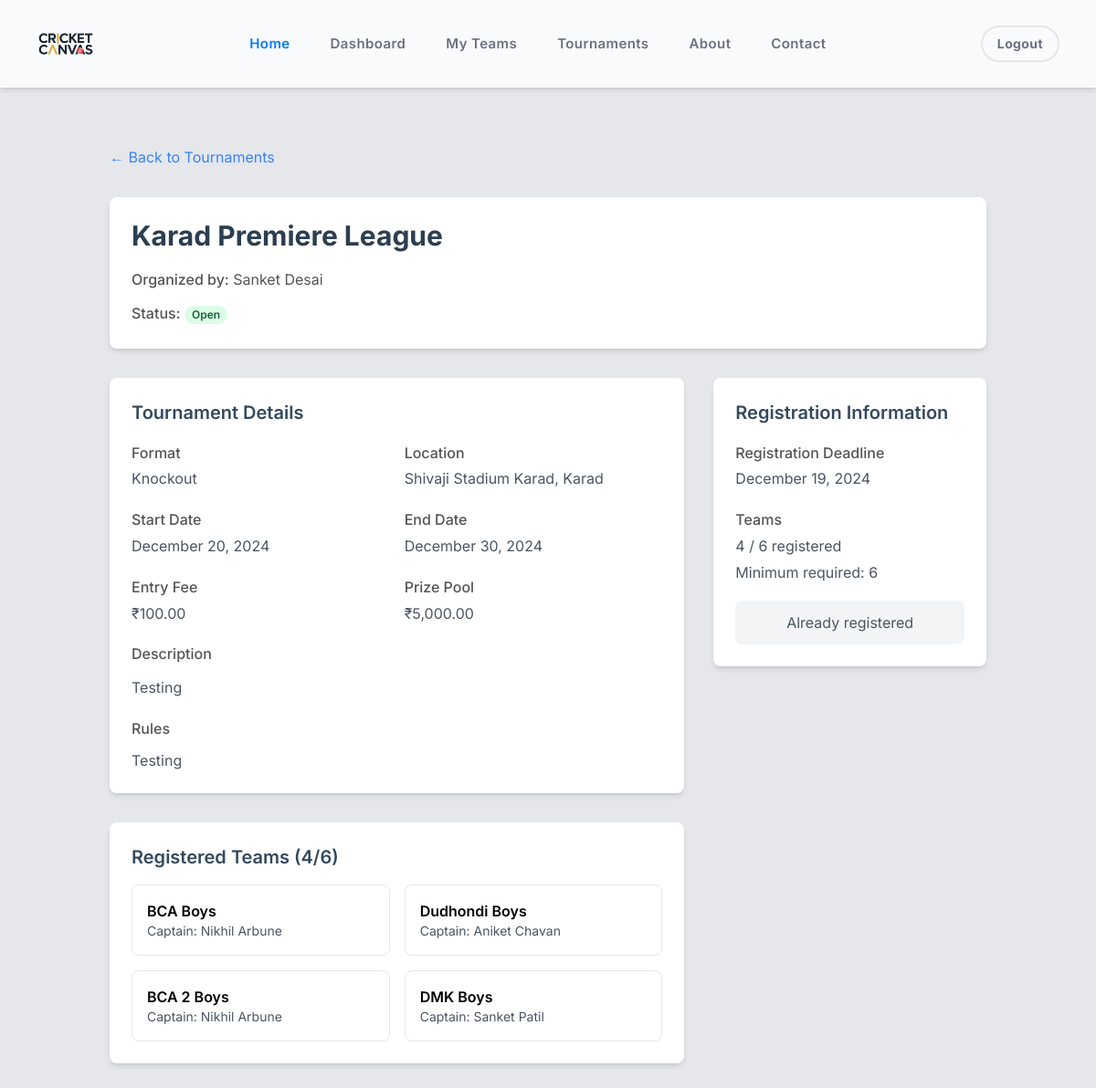
The app's page /tournaments/details.php?id=2 (signed in) with its own data.
### tables this page shows
CREATE TABLE `tournaments` (
  `tournament_id` int(11) NOT NULL,
  `tournament_name` varchar(100) NOT NULL,
  `organizer_id` int(11) NOT NULL,
  `start_date` date DEFAULT NULL,
  `end_date` date DEFAULT NULL,
  `max_teams` int(11) DEFAULT NULL,
  `format` enum('knockout','league','group_stage') NOT NULL,
  `status` enum('draft','open','registration_closed','ongoing','completed') DEFAULT 'draft',
  `description` text DEFAULT NULL,
  `registration_deadline` date NOT NULL,
  `min_teams` int(11) DEFAULT 4,
  `venue` varchar(100) DEFAULT NULL,
  `city` varchar(50) DEFAULT NULL,
  `entry_fee` decimal(10,2) DEFAULT 0.00,
  `prize_pool` decimal(10,2) DEFAULT 0.00,
  `rules` text DEFAULT NULL,
  `created_at` timestamp NOT NULL DEFAULT current_timestamp(),
  `payment_qr` varchar(255) DEFAULT NULL
);

CREATE TABLE `users` (
  `user_id` int(11) NOT NULL,
  `username` varchar(50) NOT NULL,
  `email` varchar(100) NOT NULL,
  `password` varchar(255) NOT NULL,
  `role` enum('player','organizer','admin') NOT NULL,
  `is_active` tinyint(1) NOT NULL DEFAULT 1,
  `created_at` timestamp NOT NULL DEFAULT current_timestamp()
);

CREATE TABLE `teams` (
  `team_id` int(11) NOT NULL,
  `team_name` varchar(100) NOT NULL,
  `captain_id` int(11) DEFAULT NULL,
  `created_at` timestamp NOT NULL DEFAULT current_timestamp(),
  `logo` varchar(255) DEFAULT NULL,
  `home_ground` varchar(100) DEFAULT NULL,
  `city` varchar(50) DEFAULT NULL,
  `established_date` date DEFAULT NULL,
  `description` text DEFAULT NULL,
  `contact_email` varchar(100) DEFAULT NULL,
  `contact_phone` varchar(20) DEFAULT NULL,
  `max_members` int(11) DEFAULT 15,
  `team_status` enum('active','inactive') DEFAULT 'active'
);

### tournaments/details.php (the view, shortened to what this page needs)
<?php
require_once '../config/database.php';
$tournament_id = $_GET['id'] ?? null;
$stmt = $pdo->prepare("
    SELECT t.*,
           u.username as organizer_name,
           (SELECT COUNT(*) FROM tournament_teams WHERE tournament_id = t.tournament_id AND status = 'approved') as registered_teams
    FROM tournaments t
    JOIN users u ON t.organizer_id = u.user_id
    WHERE t.tournament_id = ?
");
$stmt->execute([$tournament_id]);
$tournament = $stmt->fetch();
$stmt = $pdo->prepare("
    SELECT t.*, u.username as captain_name
    FROM teams t
    JOIN tournament_teams tt ON t.team_id = tt.team_id
    JOIN users u ON t.captain_id = u.user_id
    WHERE tt.tournament_id = ? AND tt.status = 'approved'
    ORDER BY tt.registration_date ASC
");
$stmt->execute([$tournament_id]);
$registered_teams = $stmt->fetchAll();
$stmt = $pdo->prepare("SELECT team_id FROM teams WHERE captain_id = ?");
$stmt->execute([$_SESSION['user_id']]);
$captainTeamIds = array_column($stmt->fetchAll(), 'team_id');
$canRegister = false;
if (!empty($captainTeamIds)) {
    $stmt = $pdo->prepare("
        SELECT * FROM tournament_teams
        WHERE tournament_id = ? AND team_id IN (" . implode(',', $captainTeamIds) . ")
    ");
    $stmt->execute([$tournament_id]);
    $existingRegistration = $stmt->fetch();
    $canRegister = !$existingRegistration && $tournament['status'] === 'open';
}
require_once '../includes/header.php';
?>
<div class="container mx-auto px-4 py-8">
    <div class="mb-8">
        <a href="<?php echo BASE_URL; ?>/tournaments/list.php"
           class="text-blue-500 hover:text-blue-700">
            ← Back to Tournaments
        </a>
    </div>
    <div class="bg-white rounded-lg shadow-md p-6 mb-8">
        <div class="flex justify-between items-start">
            <div>
                <h1 class="text-3xl font-bold mb-4">
                    <?php echo htmlspecialchars($tournament['tournament_name']); ?>
                </h1>
                <div class="space-y-2 text-gray-600">
                    <p>
                        <span class="font-medium">Organized by:</span>
                        <?php echo htmlspecialchars($tournament['organizer_name']); ?>
                    </p>
                    <p>
                        <span class="font-medium">Status:</span>
                        <span class="px-2 inline-flex text-xs leading-5 font-semibold rounded-full
                            <?php echo getStatusColor($tournament['status']); ?>">
                            <?php echo ucfirst($tournament['status']); ?>
                        </span>
                    </p>
                </div>
            </div>
        </div>
    </div>
    <div class="grid grid-cols-1 lg:grid-cols-3 gap-8">
        <div class="lg:col-span-2 space-y-8">
            <div class="bg-white rounded-lg shadow-md p-6">
                <h2 class="text-xl font-semibold mb-4">Tournament Details</h2>
                <div class="space-y-4">
                    <div class="grid grid-cols-2 gap-4">
                        <div>
                            <p class="font-medium">Format</p>
                            <p class="text-gray-600"><?php echo ucfirst($tournament['format']); ?></p>
                        </div>
                        <div>
                            <p class="font-medium">Location</p>
                            <p class="text-gray-600">
                                <?php echo htmlspecialchars($tournament['venue']); ?>,
                                <?php echo htmlspecialchars($tournament['city']); ?>
                            </p>
                        </div>
                        <div>
                            <p class="font-medium">Start Date</p>
                            <p class="text-gray-600">
                                <?php echo date('F j, Y', strtotime($tournament['start_date'])); ?>
                            </p>
                        </div>
                        <div>
                            <p class="font-medium">End Date</p>
                            <p class="text-gray-600">
                                <?php echo date('F j, Y', strtotime($tournament['end_date'])); ?>
                            </p>
                        </div>
                        <div>
                            <p class="font-medium">Entry Fee</p>
                            <p class="text-gray-600">₹<?php echo number_format($tournament['entry_fee'], 2); ?></p>
                        </div>
                        <div>
                            <p class="font-medium">Prize Pool</p>
                            <p class="text-gray-600">₹<?php echo number_format($tournament['prize_pool'], 2); ?></p>
                        </div>
                    </div>
                    <div>
                        <p class="font-medium mb-2">Description</p>
                        <p class="text-gray-600"><?php echo nl2br(htmlspecialchars($tournament['description'])); ?></p>
                    </div>
                    <?php if ($tournament['rules']): ?>
                        <div>
                            <p class="font-medium mb-2">Rules</p>
                            <div class="text-gray-600 prose max-w-none">
                                <?php echo nl2br(htmlspecialchars($tournament['rules'])); ?>
                            </div>
                        </div>
                    <?php endif; ?>
                </div>
            </div>
            <div class="bg-white rounded-lg shadow-md p-6">
                <h2 class="text-xl font-semibold mb-4">
                    Registered Teams (<?php echo count($registered_teams); ?>/<?php echo $tournament['max_teams']; ?>)
                </h2>
                <?php if (empty($registered_teams)): ?>
                    <p class="text-gray-500">No teams registered yet.</p>
                <?php else: ?>
                    <div class="grid grid-cols-1 md:grid-cols-2 gap-4">
                        <?php foreach ($registered_teams as $team): ?>
                            <div class="border rounded-lg p-4">
                                <h3 class="font-semibold"><?php echo htmlspecialchars($team['team_name']); ?></h3>
                                <p class="text-sm text-gray-600">
                                    Captain: <?php echo htmlspecialchars($team['captain_name']); ?>
                                </p>
                            </div>
                        <?php endforeach; ?>
                    </div>
                <?php endif; ?>
            </div>
        </div>
        <div class="lg:col-span-1">
            <div class="bg-white rounded-lg shadow-md p-6 sticky top-4">
                <h2 class="text-xl font-semibold mb-4">Registration Information</h2>
                <div class="space-y-4">
                    <div>
                        <p class="font-medium">Registration Deadline</p>
                        <p class="text-gray-600">
                            <?php echo date('F j, Y', strtotime($tournament['registration_deadline'])); ?>
                        </p>
                    </div>
                    <div>
                        <p class="font-medium">Teams</p>
                        <p class="text-gray-600">
                            <?php echo $tournament['registered_teams']; ?> / <?php echo $tournament['max_teams']; ?> registered
                        </p>
                        <p class="text-gray-600">
                            Minimum required: <?php echo $tournament['min_teams']; ?>
                        </p>
                    </div>
                    <?php if ($tournament['status'] === 'open'): ?>
                        <?php if ($canRegister): ?>
                            <a href="<?php echo BASE_URL; ?>/tournaments/register.php?id=<?php echo $tournament['tournament_id']; ?>"
                               class="block w-full bg-green-500 hover:bg-green-600 text-white text-center px-6 py-3 rounded-lg font-semibold">
                                Register Team
                            </a>
                        <?php elseif (empty($captainTeamIds)): ?>
                            <div class="bg-gray-100 text-gray-600 px-4 py-3 rounded-lg text-center">
                                Must be team captain to register
                            </div>
                        <?php else: ?>
                            <div class="bg-gray-100 text-gray-600 px-4 py-3 rounded-lg text-center">
                                Already registered
                            </div>
                        <?php endif; ?>
                    <?php else: ?>
                        <div class="bg-yellow-100 text-yellow-800 px-4 py-3 rounded-lg text-center">
                            Registration Closed
                        </div>
                    <?php endif; ?>
                </div>
            </div>
        </div>
    </div>
</div>
<?php
function getStatusColor($status) {
    switch ($status) {
        case 'open':
            return 'bg-green-100 text-green-800';
    }
}
?>

### assets/css/style.css (style rules this page uses)
* { margin: 0; box-sizing: border-box; font-family: "Inter", serif; }
body { font-family: "Inter", serif; }
body { background-color: #f8f9fa; }
h1 { color: #2c3e50; font-weight: bold; }
h2 { color: #34495e; margin-bottom: 20px; font-size: 24px; }
p { color: #555; line-height: 1.8; }

### records on screen
tournaments: tournament_name "Karad Premiere League", organizer.username "Sanket Desai", status "Open", format "Knockout", venue "Shivaji Stadium Karad", city "Karad", start_date "December 20, 2024", end_date "December 30, 2024", entry_fee "100.00", prize_pool "5,000.00", description "Testing", rules "Testing", max_teams "6", registration_deadline "December 19, 2024", min_teams "6"
teams: team_name "BCA Boys", captain.username "Nikhil Arbune"
teams: team_name "Dudhondi Boys", captain.username "Aniket Chavan"
teams: team_name "BCA 2 Boys", captain.username "Nikhil Arbune"
teams: team_name "DMK Boys", captain.username "Sanket Patil"

### other values on screen
count($registered_teams) "4"
$tournament['registered_teams'] "4"
